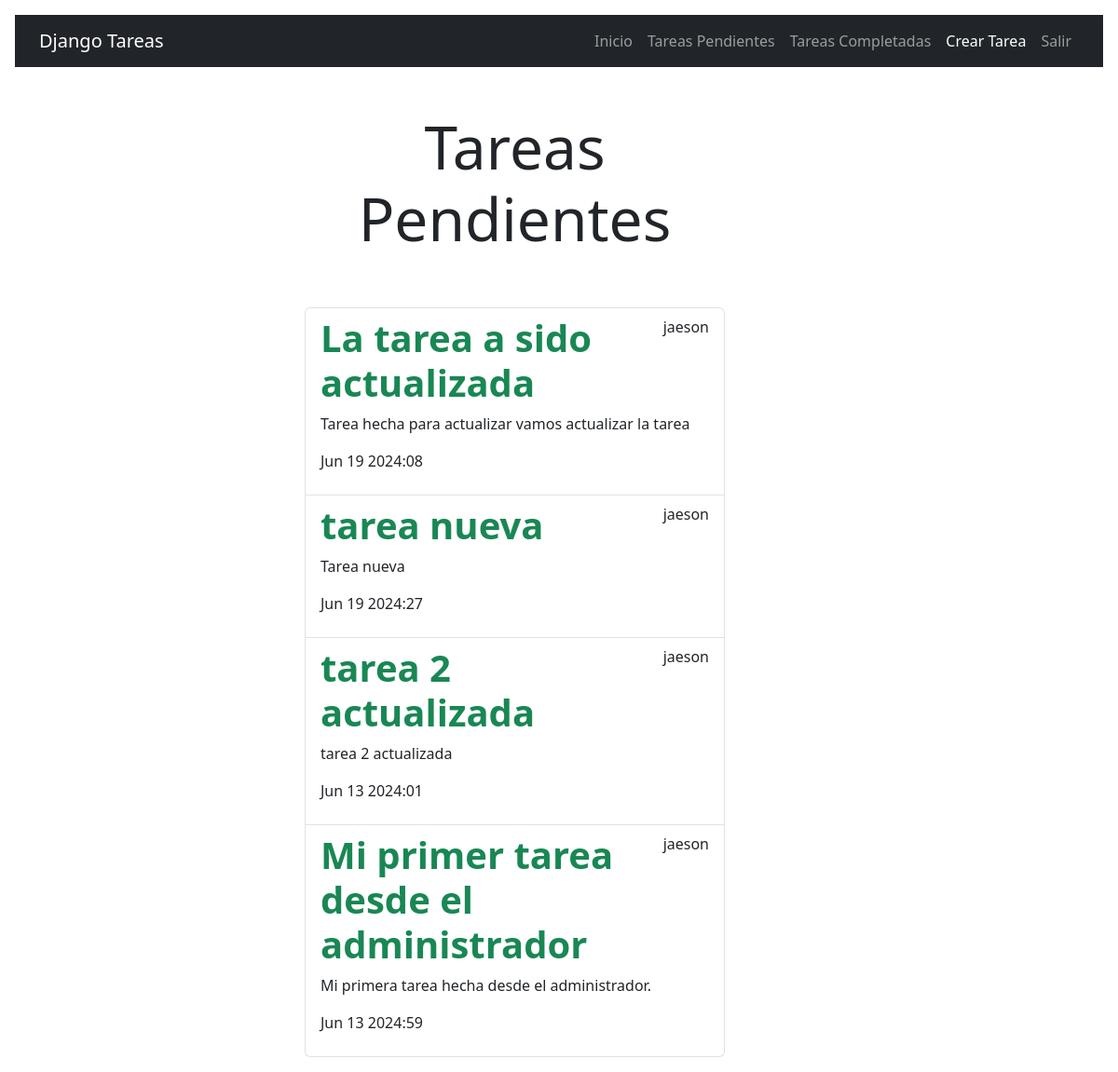
The page /tasks_completed/ (signed in) on the database its author committed.
### tasks/models.py (models this page shows, shortened)
class Task(models.Model):
    title = models.CharField(max_length=100)
    description = models.TextField(blank=True)
    created = models.DateTimeField(auto_now_add=True)
    datecompleted = models.DateTimeField(null=True, blank=True)
    important = models.BooleanField(default=False)
    user = models.ForeignKey(User, on_delete=models.CASCADE)

### tasks/views.py (the view)
# urls.py: path('tasks_completed/', views.tasks_completed, name='tasks_completed'),
@login_required
def tasks_completed(request):
    task = Task.objects.filter(
        user=request.user, datecompleted__isnull=False).order_by('-datecompleted')
    return render(request, 'tasks.html', {'tasks': task})

### tasks/templates/tasks.html
{% extends 'base.html' %}
{% block content %}
<main class="container">
    <div class="row">
        <div class="col-md-5 offset-md-3">
            <h1 class="text-center display-3 py-5">Tareas Pendientes</h1>
            <ul class="list-group">
                {% for task in tasks %}
                <a class="list-group-item " href="{% url 'task_detail' task.id %}">
                    <header class="d-flex justify-content-between">
                        {% if task.important %}
                        <h1 class="fw-bold text-success">{{task.title}}</h1>
                        {% else %}
                        <h1 class="fw-bold">
                            {{task.title}}
                        </h1>
                        {% endif %}
                        <p>{{task.user.username}}</p>
                    </header>
                    <p>{{task.description}}</p>
                    <p>{{task.datecompleted|date:'M j Y:i'}}</p>
                </a>
                {% endfor %}
            </ul>
        </div>
    </div>
</main>
{% endblock %}

### tasks/templates/base.html (shortened to what this page needs)
 <!DOCTYPE html>
<html lang="en">
<head>
  <link rel="stylesheet" href="https://cdn.jsdelivr.net/npm/bootstrap@5.3.3/dist/css/bootstrap.min.css">
</head>
<body class="p-3 m-0 border-0 bd-example m-0 border-0">
  <nav class="navbar navbar-expand-lg bg-dark navbar-dark" >
    <div class="container">
      <a class="navbar-brand" href="/">Django Tareas</a>
      <div class="collapse navbar-collapse" id="navbarNavDropdown">
        <ul class="navbar-nav ms-auto">
          <li class="nav-item">
            <a class="nav-link" href="/">Inicio</a>
          </li>
          {% if user.is_authenticated %}
          <li class="nav-item">
            <a class="nav-link" href="{% url 'tasks' %}">Tareas Pendientes</a>
          </li>
          <li class="nav-item">
            <a class="nav-link" href=" {% url 'tasks_completed' %}">Tareas Completadas</a>
          </li>
          <li class="nav-item">
            <a class="nav-link active" href="{% url 'create_task' %}">Crear Tarea</a>
          </li>
          <li class="nav-item">
            <a class="nav-link" href="{% url 'Logout' %}">Salir</a>
          </li>
          {% endif %}
        </ul>
      </div>
    </div>
  </nav>
  {% block content %}
  {% endblock %}
</body>

### rows shown on the page
Task: title "La tarea a sido actualizada", user.username "jaeson", description "Tarea hecha para actualizar vamos actualizar la tarea", datecompleted "Jun 19 2024:08"
Task: title "tarea nueva", user.username "jaeson", description "Tarea nueva", datecompleted "Jun 19 2024:27"
Task: title "tarea 2 actualizada", user.username "jaeson", description "tarea 2 actualizada", datecompleted "Jun 13 2024:01"
Task: title "Mi primer tarea desde el administrador", user.username "jaeson", description "Mi primera tarea hecha desde el administrador.", datecompleted "Jun 13 2024:59"
